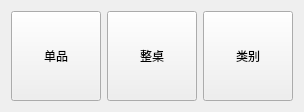
  <widget class="QFrame" name="frame_jiaodan">
   <property name="geometry">
    <rect>
     <x>830</x>
     <y>10</y>
     <width>291</width>
     <height>111</height>
    </rect>
   </property>
   <layout class="QHBoxLayout" name="horizontalLayout_4">
    <item>
     <widget class="lds_pushbutton_wrap" name="pushButton_jiaodan1">
      <property name="sizePolicy">
       <sizepolicy hsizetype="Expanding" vsizetype="Expanding">
        <horstretch>0</horstretch>
        <verstretch>0</verstretch>
       </sizepolicy>
      </property>
      <property name="minimumSize">
       <size>
        <width>90</width>
        <height>90</height>
       </size>
      </property>
      <property name="maximumSize">
       <size>
        <width>90</width>
        <height>90</height>
       </size>
      </property>
      <property name="font">
       <font>
        <weight>50</weight>
        <bold>false</bold>
       </font>
      </property>
      <property name="focusPolicy">
       <enum>Qt::NoFocus</enum>
      </property>
      <property name="styleSheet">
       <string notr="true"/>
      </property>
      <property name="text">
       <string>单品</string>
      </property>
      <property name="outer_stylesheet" stdset="0">
       <string>pushbutton_type</string>
      </property>
     </widget>
    </item>
    <item>
     <widget class="lds_pushbutton_wrap" name="pushButton_jiaodan2">
      <property name="sizePolicy">
       <sizepolicy hsizetype="Expanding" vsizetype="Expanding">
        <horstretch>0</horstretch>
        <verstretch>0</verstretch>
       </sizepolicy>
      </property>
      <property name="minimumSize">
       <size>
        <width>90</width>
        <height>90</height>
       </size>
      </property>
      <property name="maximumSize">
       <size>
        <width>90</width>
        <height>90</height>
       </size>
      </property>
      <property name="font">
       <font>
        <weight>50</weight>
        <bold>false</bold>
       </font>
      </property>
      <property name="focusPolicy">
       <enum>Qt::NoFocus</enum>
      </property>
      <property name="styleSheet">
       <string notr="true"/>
      </property>
      <property name="text">
       <string>整桌</string>
      </property>
      <property name="outer_stylesheet" stdset="0">
       <string>pushbutton_type</string>
      </property>
     </widget>
    </item>
    <item>
     <widget class="lds_pushbutton_wrap" name="pushButton_jiaodan3">
      <property name="sizePolicy">
       <sizepolicy hsizetype="Expanding" vsizetype="Expanding">
        <horstretch>0</horstretch>
        <verstretch>0</verstretch>
       </sizepolicy>
      </property>
      <property name="minimumSize">
       <size>
        <width>90</width>
        <height>90</height>
       </size>
      </property>
      <property name="maximumSize">
       <size>
        <width>90</width>
        <height>90</height>
       </size>
      </property>
      <property name="font">
       <font>
        <weight>50</weight>
        <bold>false</bold>
       </font>
      </property>
      <property name="focusPolicy">
       <enum>Qt::NoFocus</enum>
      </property>
      <property name="styleSheet">
       <string notr="true"/>
      </property>
      <property name="text">
       <string>类别</string>
      </property>
      <property name="outer_stylesheet" stdset="0">
       <string>pushbutton_type</string>
      </property>
     </widget>
    </item>
   </layout>
  </widget>
